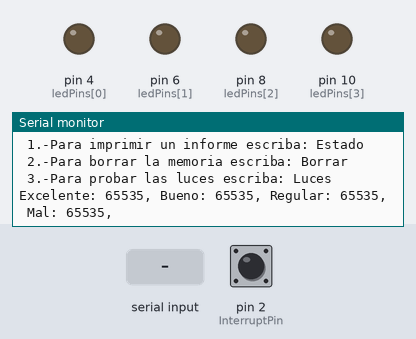
A sketch run on a simulated Arduino Uno, built with avr-gcc and run on an emulated ATmega328P. Parts: output pins drawn as LEDs (lit = HIGH), the last lines printed to the serial monitor. Inputs (shaded band) come from the test bench; at power-on: pin 2 (InterruptPin) LOW.

Above: at 1.3 s.
1.4 s: "1" received over Serial
At 2.1 s:
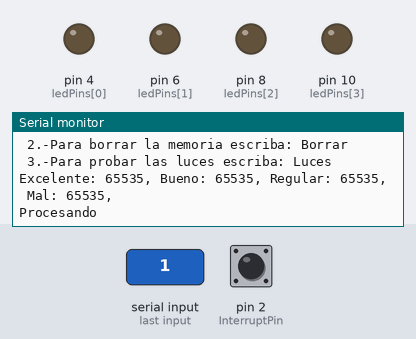
At 2.9 s:
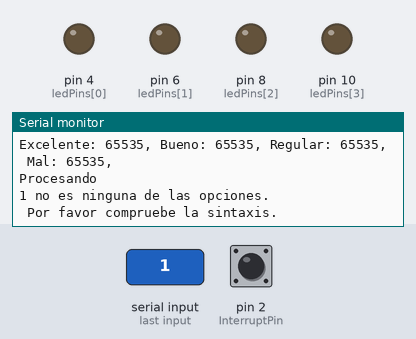

The sketch:

QualityService2.ino
```cpp
#include "Callbacks.h"
#include <EEPROM.h>

extern volatile unsigned long timerexpire;
extern volatile unsigned int Values;

String options = " ";

//void Interruption(const int num) { //base function. Would have like to use it as a base.
//  if (timerexpire <= millis()) {
//    timerexpire = millis() + 2500;
//    digitalWrite(ledPins[num - 1], HIGH);
//  }
//  Serial.println("Interruption " + String(num));
//}

void setup() {
  // initialize the LED pin as an output:
  readMemory();
  for (int i = 0; i < numButtons; i++) {
    pinMode(ledPins[i], OUTPUT);
    pinMode(buttonPins[i], INPUT);
  }
  //add all buttons interruptions if needed     ≤=========================================================================
  pinMode(InterruptPin, INPUT);
  attachInterrupt(digitalPinToInterrupt(InterruptPin), Interruption, RISING);
  Serial.begin(9600);
  while (!Serial) {
    ; // wait for serial port to connect. Needed for Native USB only
  }
  Serial.println(Welcome);
  Serial.println( printmem(Values));
}

void loop() {

  if (Serial.available() > 0) {
    Serial.println(Checking);
    options = Serial.readString();
    options.trim();
    UserRequest(options);
  }
  if (timerexpire <= millis()) {
    for (int i = 0; i < numButtons; i++) {
      digitalWrite(ledPins[i], LOW);
    }
  }
  delay(TimeON/2);
  //Serial.println("Still alive");
}
```

Callbacks.cpp
```cpp
#ifndef CALLBACKS // include guard
#define CALLBACKS
#include "Callbacks.h"
#include <EEPROM.h>

volatile unsigned long timerexpire = 0;
volatile unsigned int Values [] =  {0, 0, 0, 0, 0};

void Interruption() {
  const int num = readInputs();
  if (num > 0 && num <= numButtons) {
    Serial.println(buttomPressed + String(num));
    if (timerexpire <= millis()) {
      Values[num - 1]++;
      writeMemory();
      timerexpire = millis() + TimeON;
      digitalWrite(ledPins[num - 1], HIGH);
      String msg=printmem(Values);
      Serial.println(Readstate);
      Serial.println(msg);
    } else
      Serial.println(wait);
  }
}
int readInputs() {
  int returned = -1;
  for (int i = numButtons-1; i >= 0 ; i--) {
    returned = (digitalRead(buttonPins[i]) ? i + 1 : returned);
  }
  return returned;
}
bool readMemory() {
  EEPROM.get(0, Values);
  return true;
}
bool writeMemory() {
  EEPROM.put(0, Values);
  return true;
}
bool wipeMemory() {
  for (int i = 0; i < numButtons; i++) {
    Values[i] = 0;
  }
  EEPROM.put(0, Values);
  return true;
}
String printmem(const int values[]) {
  String response = "";
  for (int i = 0; i < numButtons; i++) {
    response = (response + NameButtons[i] + ": " + Values[i] + ", ");
  }
  return response;
}
void UserRequest(String options){
  if (options.equalsIgnoreCase(Option1)) {
      Serial.println(Readstate);
      Serial.println( printmem(Values));
    }
    else if (options.equalsIgnoreCase(Option2)) {
      wipeMemory();
      Serial.println(Reset);
    }else if (options.equalsIgnoreCase(Option3)) {
      for (int i = 0; i < numButtons; i++) {
        digitalWrite(ledPins[i], HIGH);
      }
      timerexpire = millis() + TimeON;
      Serial.println(Onlights);
    }else{
      Serial.println(options+errorRqst);
      }
  }
#endif
```

Callbacks.h
```cpp
#include "Arduino.h"

const int numButtons = 4;
const int buttonPins [] = {5,7,9,11,13};    // the number of the pushbutton pin
const int ledPins [] =  {4,6,8,10,12};     // the number of the LED pin
const int InterruptPin=2;
const int TimeON=2500;

const String NameButtons []={"Excelente","Bueno","Regular","Mal","Pesimo"};
const String Option1="Estado";
const String Option2="Borrar";
const String Option3="Luces";
const String Welcome=("Bienvenido al control de la plataforma de valoraciones.\n 1.-Para imprimir un informe escriba: "+Option1+"\n 2.-Para borrar la memoria escriba: "+Option2+"\n 3.-Para probar las luces escriba: "+Option3);
const String buttomPressed="Se ha pulsado el boton ";
const String Checking="Procesando";
const String Reset="Memoria borrada";
const String Readstate="Las valoraciones son las siguientes:";
const String wait="Por favor espere para introducir la siguiente opinión.";
const String errorRqst=" no es ninguna de las opciones.\n Por favor compruebe la sintaxis.";
const String Onlights="Luces encendidas.";

void Interruption();
int readInputs();
bool readMemory();
bool writeMemory();
bool wipeMemory();
String printmem(const int values[]);
void UserRequest(String options);
```

Measured:
- after the input at 1.4 s, the serial monitor: prints a new line at once (image 1)
